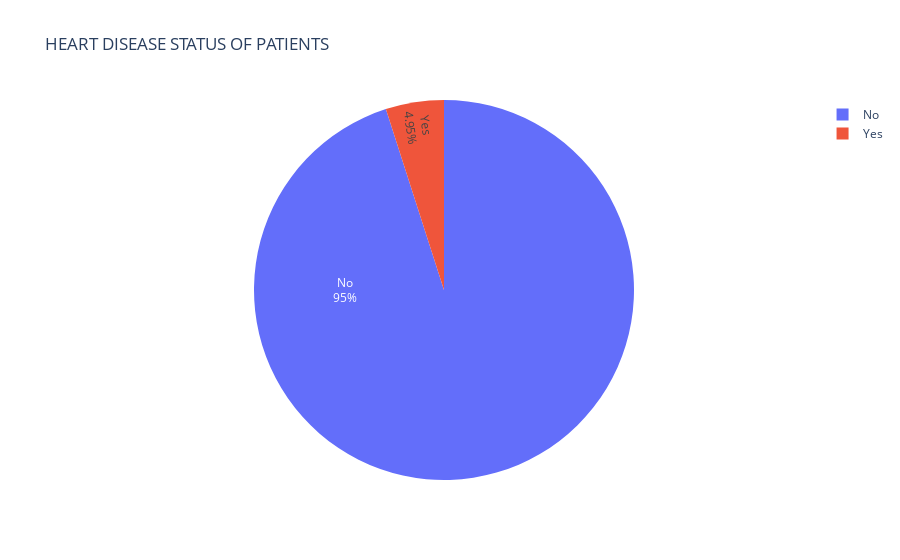

The notebook cell this image was saved under:
### Code cell
"HEART DISEASE STATUS OF PATIENTS"
data["heart_disease"] = data["heart_disease"].replace ({0:"No" ,1:"Yes"})#Here I converted the 0s to No to make the data simpler I also converted the 1s to yes
data_heart_disease = data['heart_disease'].value_counts()

fig = px.pie(values=data_heart_disease.values,names=data_heart_disease.index,title="HEART DISEASE STATUS OF PATIENTS") #HEART DISEASE STATUS OF PATIENTS
fig.update_traces(textposition='inside', textinfo='percent+label', insidetextorientation='radial')
fig.show()

### Figure 1 — Plotly figure (JSON) as saved in the notebook; plotly's stock layout.template omitted (floating-point values rounded to 4 significant figures)
{"data": [{"domain": {"x": [0, 1], "y": [0, 1]}, "hovertemplate": "label=%{label}<br>value=%{value}<extra></extra>", "insidetextorientation": "radial", "labels": ["No", "Yes"], "legendgroup": "", "name": "", "showlegend": true, "textinfo": "percent+label", "textposition": "inside", "type": "pie", "values": [4666, 243]}], "layout": {"legend": {"tracegroupgap": 0}, "title": {"text": "HEART DISEASE STATUS OF PATIENTS"}}}
